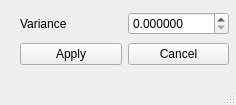
<?xml version="1.0" encoding="UTF-8"?>
<ui version="4.0">
 <class>Gauss</class>
 <widget class="QMainWindow" name="Gauss">
  <property name="geometry">
   <rect>
    <x>0</x>
    <y>0</y>
    <width>236</width>
    <height>105</height>
   </rect>
  </property>
  <property name="windowTitle">
   <string>Gaussian Noise</string>
  </property>
  <widget class="QWidget" name="centralwidget">
   <widget class="QWidget" name="layoutWidget">
    <property name="geometry">
     <rect>
      <x>20</x>
      <y>10</y>
      <width>209</width>
      <height>59</height>
     </rect>
    </property>
    <layout class="QGridLayout" name="gridLayout">
     <item row="0" column="0">
      <widget class="QLabel" name="label_var">
       <property name="text">
        <string>Variance</string>
       </property>
      </widget>
     </item>
     <item row="1" column="0">
      <widget class="QPushButton" name="btn_apply">
       <property name="text">
        <string>Apply</string>
       </property>
      </widget>
     </item>
     <item row="1" column="1">
      <widget class="QPushButton" name="btn_cancel">
       <property name="text">
        <string>Cancel</string>
       </property>
      </widget>
     </item>
     <item row="0" column="1">
      <widget class="QDoubleSpinBox" name="num_var">
       <property name="decimals">
        <number>6</number>
       </property>
       <property name="maximum">
        <double>0.999999000000000</double>
       </property>
       <property name="singleStep">
        <double>0.000001000000000</double>
       </property>
      </widget>
     </item>
    </layout>
   </widget>
  </widget>
  <widget class="QStatusBar" name="statusbar"/>
 </widget>
 <resources/>
 <connections>
  <connection>
   <sender>btn_cancel</sender>
   <signal>clicked()</signal>
   <receiver>Gauss</receiver>
   <slot>close()</slot>
   <hints>
    <hint type="sourcelabel">
     <x>167</x>
     <y>53</y>
    </hint>
    <hint type="destinationlabel">
     <x>117</x>
     <y>52</y>
    </hint>
   </hints>
  </connection>
 </connections>
</ui>
